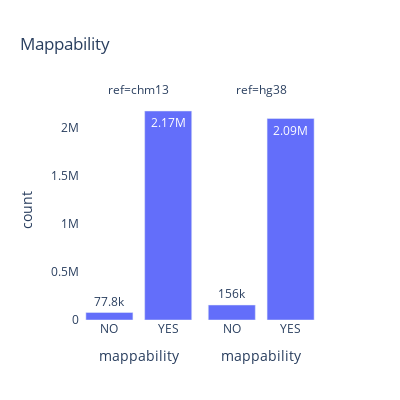

Notebook code cell kept with this figure:
### Code cell
fig = px.bar(tab_sub, x="mappability", y="count", facet_col='ref',
            width=400, height=400,
            text_auto='.3s',
            title="Mappability")
fig.update_layout(plot_bgcolor='white')

fig.show()

### Figure 1 — Plotly figure (JSON) as saved in the notebook; plotly's stock layout.template omitted (floating-point values rounded to 4 significant figures)
{"data": [{"alignmentgroup": "True", "hovertemplate": "ref=chm13<br>mappability=%{x}<br>count=%{y}<extra></extra>", "legendgroup": "", "marker": {"color": "#636efa", "pattern": {"shape": ""}}, "name": "", "offsetgroup": "", "orientation": "v", "showlegend": false, "textposition": "auto", "texttemplate": "%{y:.3s}", "type": "bar", "x": ["NO", "YES"], "xaxis": "x", "y": [77838, 2172919], "yaxis": "y"}, {"alignmentgroup": "True", "hovertemplate": "ref=hg38<br>mappability=%{x}<br>count=%{y}<extra></extra>", "legendgroup": "", "marker": {"color": "#636efa", "pattern": {"shape": ""}}, "name": "", "offsetgroup": "", "orientation": "v", "showlegend": false, "textposition": "auto", "texttemplate": "%{y:.3s}", "type": "bar", "x": ["NO", "YES"], "xaxis": "x2", "y": [155862, 2094895], "yaxis": "y2"}], "layout": {"annotations": [{"font": {}, "showarrow": false, "text": "ref=chm13", "x": 0.245, "xanchor": "center", "xref": "paper", "y": 1, "yanchor": "bottom", "yref": "paper"}, {"font": {}, "showarrow": false, "text": "ref=hg38", "x": 0.755, "xanchor": "center", "xref": "paper", "y": 1, "yanchor": "bottom", "yref": "paper"}], "barmode": "relative", "height": 400, "legend": {"tracegroupgap": 0}, "plot_bgcolor": "white", "title": {"text": "Mappability"}, "width": 400, "xaxis": {"anchor": "y", "autorange": true, "domain": [0, 0.49], "range": [-0.5, 1.5], "title": {"text": "mappability"}, "type": "category"}, "xaxis2": {"anchor": "y2", "autorange": true, "domain": [0.51, 1], "matches": "x", "range": [-0.5, 1.5], "title": {"text": "mappability"}, "type": "category"}, "yaxis": {"anchor": "x", "autorange": true, "domain": [0, 1], "range": [0, 2287000.0], "title": {"text": "count"}, "type": "linear"}, "yaxis2": {"anchor": "x2", "autorange": true, "domain": [0, 1], "matches": "y", "range": [0, 2287000.0], "showticklabels": false, "type": "linear"}}}
